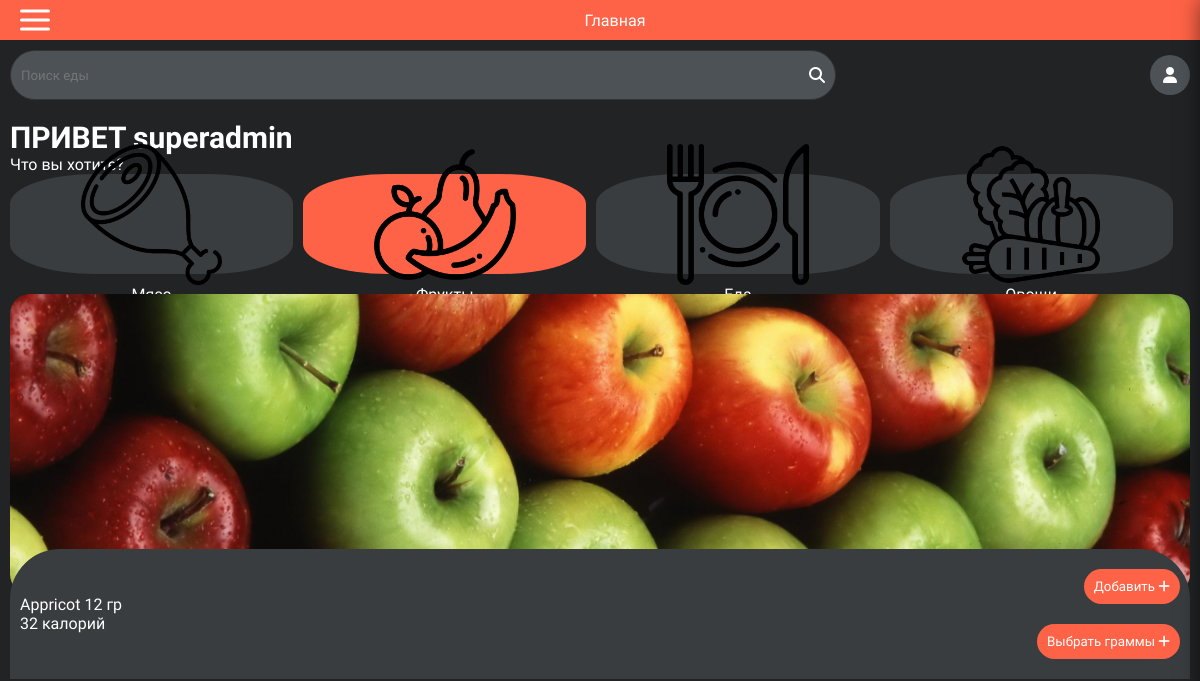
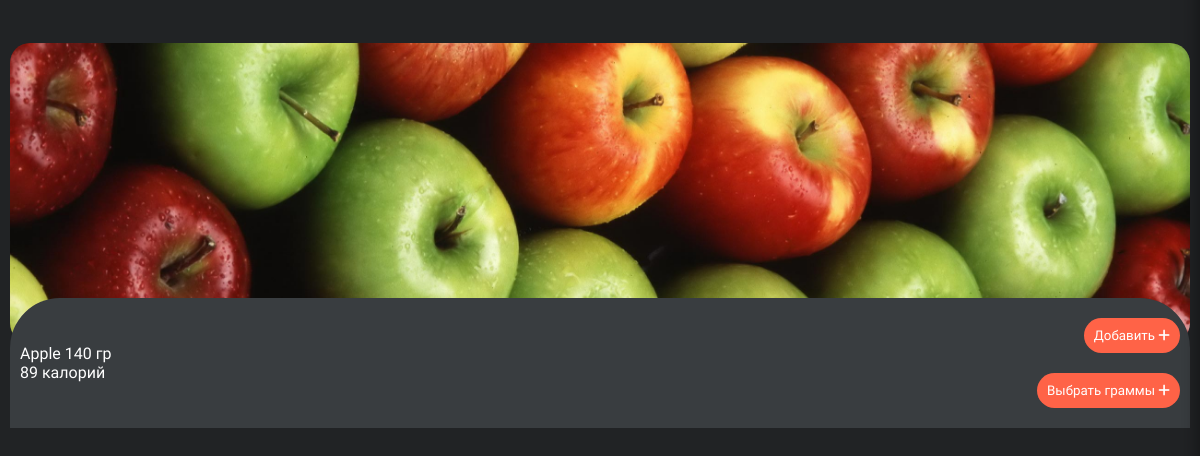
Page /home/?food_type=FRUIT (signed in) on the earlier database version (2 pictures, top to bottom).
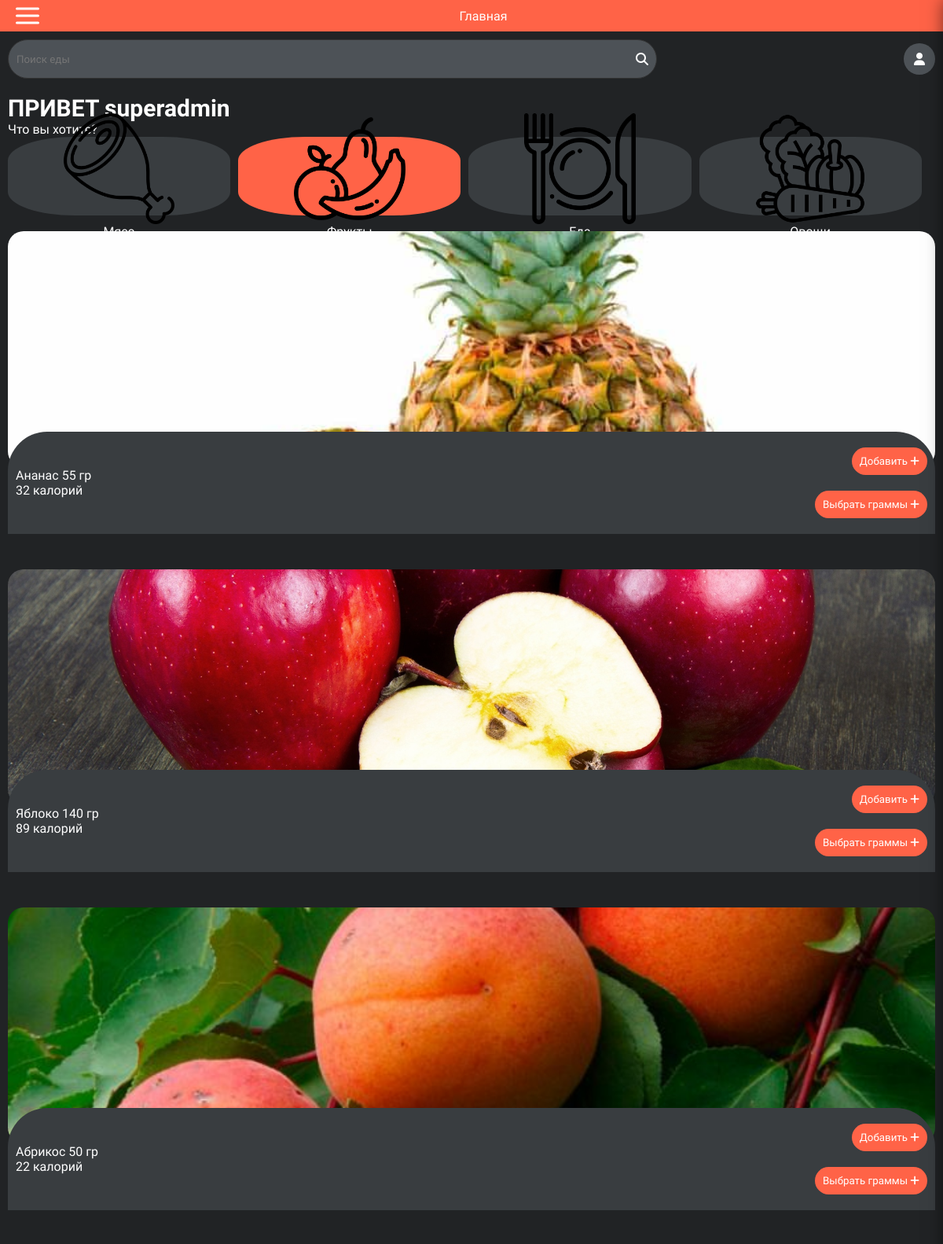
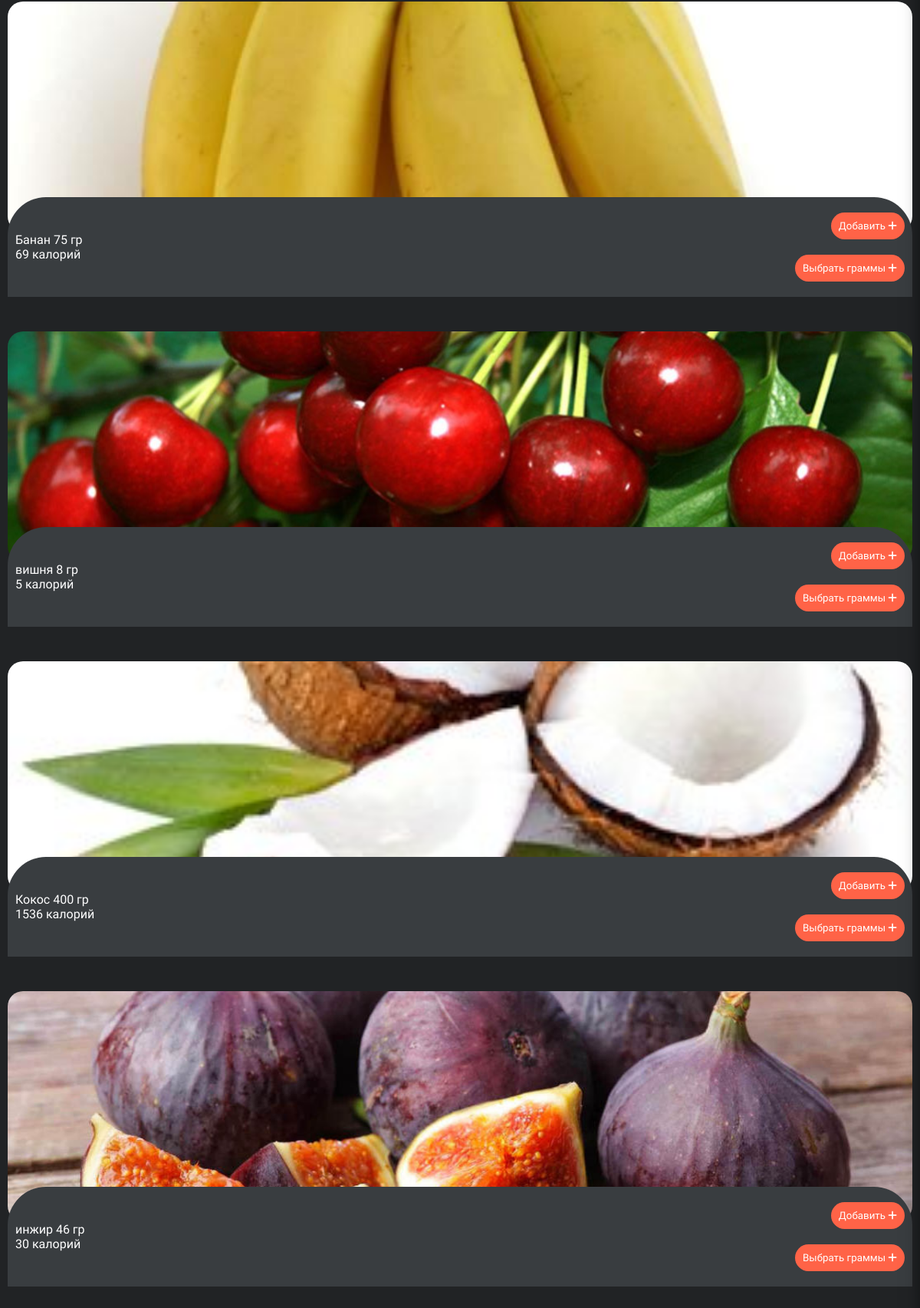
Same page on the later database version (2 pictures, top to bottom).
### pages/models.py (models this page shows, shortened)
class FoodItem(models.Model):
    name = models.CharField(max_length=100)
    serving = models.CharField(max_length=100)
    calories = models.IntegerField()
    food_type = models.CharField(
        max_length=10,
        choices=FoodType.choices,
        default=FoodType.FOOD
    )
    image = models.ImageField(upload_to='food_images/')  # Specify the directory for uploaded images

### pages/views.py (the view)
# urls.py: path('home/', views.home, name='home'),
def home(request):
    if request.user.is_authenticated:
        food_type = request.GET.get('food_type', None)
        print(food_type)
        if food_type:
            food_items = FoodItem.objects.filter(food_type=food_type).all()
        else:
            food_items = FoodItem.objects.all()  # Or handle differently if no type is specified
        query = request.GET.get('query', '')
        if query:
            food_items = FoodItem.objects.filter(name__icontains=query)
        return render(request, 'home.html', context={'foods': food_items, 'query': query, 'food_type': food_type})
    else:
        return render(request, 'welcome.html')

### templates/home.html (shortened to what this page needs)
{% extends "base.html" %}
{% load static %}
{% block page_name %}
    <a style="text-decoration: none ; color: white" href="{% url 'home' %}">Главная</a>
{% endblock %}
{% block content %}
<div class="content_search">
        <form action="{% url 'home' %}" method="get" class="search">
            <input type="search" name="query" placeholder="Поиск еды" {% if query %}value="{{ query }}"{% endif %}>
                <i class="fa-solid fa-magnifying-glass"></i>
        </form>
        <div class="content_search-user">
            <i class="fa-solid fa-user"></i>
        </div>
    </div>
    <div class="content_text">
        <h2>ПРИВЕТ {{ user.username }}</h2>
        <p>Что вы хотите?</p>
    </div>
    <div class="content_list">
        <div class="content_list-box{% if food_type == 'MEAT' %} actives {% endif %}">
            <a  href="{% url 'home' %}?food_type=MEAT" style="display: flex; flex-direction: column; align-items: center; text-decoration: none">
                <img src="{% static 'images/meat.png' %}" width="50%" alt="Иконка еды">
                <p>Мясо</p>
            </a>
        </div>
        <div class="content_list-box{% if food_type == 'FRUIT' %} actives {% endif %}">
            <a style="text-decoration: none" href="{% url 'home' %}?food_type=FRUIT">
                <img src="{% static 'images/FRUIT.png' %}" width="50%" alt="Иконка еды">
                <p>Фрукты</p>
            </a>
        </div>
        <div class="content_list-box{% if food_type == 'FOOD' %} actives {% endif %}">
            <a style="text-decoration: none" href="{% url 'home' %}?food_type=FOOD">
                <img src="{% static 'images/FOOD.png' %}" width="50%" alt="Иконка еды">
                <p>Еда</p>
            </a>
        </div>
        <div class="content_list-box{% if food_type == 'VEGETABLE' %} actives {% endif %}">
            <a style="text-decoration: none" href="{% url 'home' %}?food_type=VEGETABLE">
                <img src="{% static 'images/vegetable.png' %}" width="50%" alt="Иконка еды">
                <p>Овощи</p>
            </a>
        </div>
    </div>
    <div class="content_dishes">
        <div class="content_dishes-start">
{% for food in foods %}
<div class="content_dishes-box">
    <div class="content_dishes-box-img">
        <img style="object-fit: cover;" src="{{ food.image.url }}" alt="">
    </div>
    <div style="top: -45px" class="content_dishes-box-text">
        <div class="content_dishes-box-text-top">
            <p>{{ food.name }} {{ food.serving }} гр<br>
                {{ food.calories }} калорий</p>
            <div class="content_start">
                <form action="{% url 'add_to_cart' food.pk %}" method="post">
                    <button type="submit">Добавить <i class="fa-solid fa-add"></i></button>
                </form>
            <button type="button" class="select-gram" data-food-id="{{ food.pk }}">Выбрать граммы <i class="fa-solid fa-add"></i></button>
            </div>
        </div>
    </div>
</div>
{% endfor %}
        </div>
    </div>
{% endblock %}

### templates/base.html (shortened to what this page needs)
<!DOCTYPE html>
<html lang="ru">
{% load static %}
<head>
    <link rel="stylesheet" href="{% static 'css/style.css' %}">
    <link rel="stylesheet" href="https://cdnjs.cloudflare.com/ajax/libs/font-awesome/6.5.2/css/all.min.css"
 />
</head>
<body>
    <div class="wrapper">
        <div class="navbar">
            <div class="navbar_start">
                <div class="menu-btn">
                    <span class="bar"></span>
                    <span class="bar"></span>
                    <span class="bar"></span>
                </div>
                {% block page_name %}{% endblock %}
            </div>
        </div>
        <div class="content">
            {% block content %}
            {% endblock %}
        </div>
    </div>
</body>
</html>

### static/css/style.css (style rules this page uses)
* { margin: 0; padding: 0; box-sizing: border-box; font-family: "Amita", serif; }
.navbar { background-color: tomato; height: 5vh; }
.menu-btn { width: 30px; height: 30px; position: relative; z-index: 2; display: block; overflow: hidden; }
.menu-btn .bar { width: 30px; height: 3px; position: absolute; top: 50%; left: 50%; border-radius: 4px; transform: translate(-50%, -50%); background-color: #fff; transition: all 0.3s ease-in-out; }
.menu-btn .bar:nth-of-type(2) { top: calc(50% - 9px); }
.menu-btn .bar:nth-of-type(3) { top: calc(50% + 9px); }
.navbar_start { display: flex; justify-content: space-between; align-items: center; padding: 0 20px; height: 100%; }
.content { background: #212325; height: 100%; padding: 0 10px; }
.content_search { display: flex; justify-content: space-between; align-items: center; }
.search input { border: none; color: #fff; background: transparent; }
.search { background-color: #4d5257; width: 70%; border: 1px solid #333; height: 50px; margin: 10px 0; border-radius: 30px; color: #fff; display: flex; justify-content: space-between; padding: 10px; align-items: center; }
.content_search-user { color: #fff; background-color: #4d5257; border-radius: 50%; width: 40px; display: flex; justify-content: center; align-items: center; height: 40px; }
.content_text { margin-top: 10px; color: #fff; margin-bottom: 20px; }
.content_text h2 { font-size: 30px; margin-bottom: 15px; }
.content_list { display: flex; gap: 10px; align-items: center; }
.content_list-box { background-color: #393d40; border-radius: 30%; align-items: center; display: flex; flex-direction: column; justify-content: center; width: 24%; height: 100px; margin-bottom: 20px; }
.actives { background-color: tomato; }
.content_list-box p { color: #fff; }
.content_list-box a { display: flex; flex-direction: column; align-items: center; }
.content_dishes-box-img { width: 100%; height: 300px; border-radius: 20px; }
.content_dishes-box-img img { width: 100%; height: 100%; border-radius: 20px; }
.content_dishes-box-text { background-color: #393d40; border-top-left-radius: 50px; border-top-right-radius: 50px; position: relative; padding: 20px 10px ; z-index: 12; top: -100px; }
.content_start button { background-color: tomato; border-radius: 30px; padding: 10px; border: none; color: #fff; cursor: pointer; }
.content_dishes-box-text-top { display: flex; align-items: center; justify-content: space-between; }
.content_dishes-box-text-top p { color: #fff; }
.content_text h2 { margin: 0; }
.content_text { margin-bottom: 0; }
.content_start { display: flex; flex-direction: column; gap: 20px; align-items: flex-end; }

### static/css/register.css (style rules this page uses)
* { margin: 0; padding: 0; box-sizing: border-box; }

### static/css/login.css (style rules this page uses)
* { margin: 0; padding: 0; box-sizing: border-box; }

Differences in the rows shown:
removed FoodItem: image (picture), name "Appricot", serving "12", calories "32"
removed FoodItem: image (picture), name "Apple", serving "140", calories "89"
added FoodItem: image (picture), name "Ананас", serving "55", calories "32"
added FoodItem: image (picture), name "Яблоко", serving "140", calories "89"
added FoodItem: image (picture), name "Абрикос", serving "50", calories "22"
added FoodItem: image (picture), name "Банан", serving "75", calories "69"
added FoodItem: image (picture), name "вишня", serving "8", calories "5"
added FoodItem: image (picture), name "Кокос", serving "400", calories "1536"
added FoodItem: image (picture), name "инжир", serving "46", calories "30"
